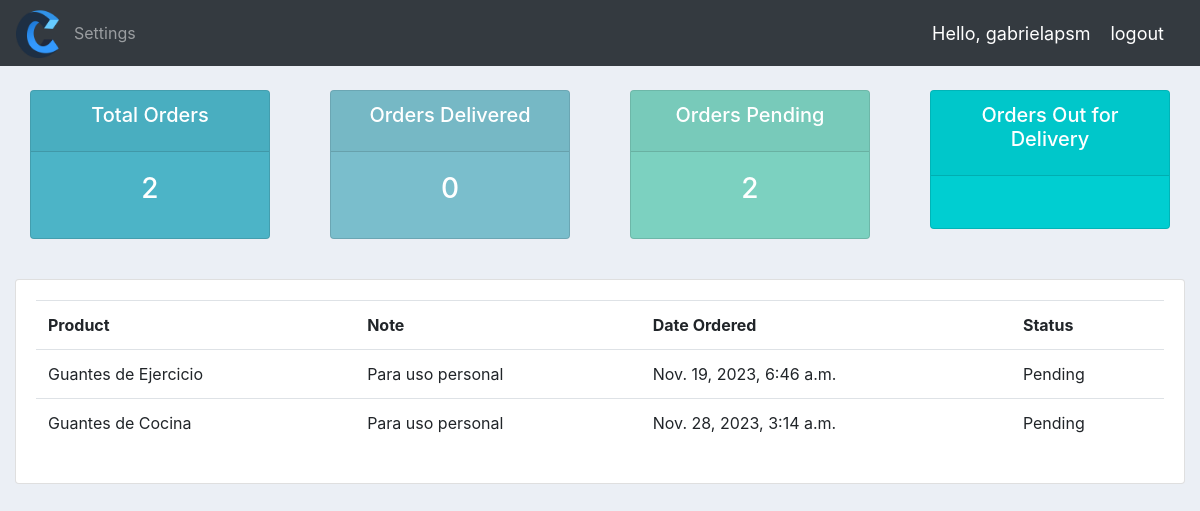
Screenshot of /user/ (signed in) with the database file from the repository.
### accounts/models.py (models this page shows)
class Order(Model):
    customer = models.ForeignKey(Customer, null=True, on_delete= models.SET_NULL)
    product = models.ForeignKey(Product, null=True, on_delete= models.SET_NULL)
    quantity = models.IntegerField(null=True)
    STATUS = (
                ('Pending','Pending'),
                ('Out for delivery','Out for delivery'),
                ('Delivered','Delivered'),
            )
    status = models.CharField(max_length=200, null=True, choices=STATUS)
    date_created = models.DateTimeField(auto_now_add=True, null=True, blank=True)
    note = models.CharField(max_length=1000, null=True, blank=True)
    def __str__(self):
        return self.product.name

class Product(Model):
    CATEGORY = (
                ('Indoor','Indoor'),
                ('Outdoor','Outdoor'),
                ('Mixed','Mixed'),
            )
    name = models.CharField(max_length=200, null=True)
    price = models.FloatField(null=True)
    category = models.CharField(max_length=200, null=True, choices=CATEGORY)
    description = models.CharField(max_length=200, null=True, blank=True)
    date_created = models.DateTimeField(auto_now_add=True, null=True, blank=True)
    tags = models.ManyToManyField(Tag)
    def __str__(self):
        return self.name

### accounts/decorators.py (the view)
        def wrapper_func(request, *args,**kwargs):
            group = None
            if request.user.groups.exists():
                group = request.user.groups.all()[0].name
            if group in allowed_roles:
                return view_func(request, *args,**kwargs)
            else:
                return HttpResponse('You are not authorized to view this page.')

### accounts/views.py (called while the page is built)
@login_required(login_url='login') #people must be logged in to access this page. Otherwise, it'll be redirected to the login page.
@allowed_users(allowed_roles=['customer','admin'])
def userPage(request):
    orders = request.user.customer.order_set.all()
    total_orders = orders.count()
    delivered = orders.filter(status ='Delivered').count()
    pending = orders.filter(status ='Pending').count()
    print('ORDERS:', orders)
    context = {'orders':orders, 'total_orders':total_orders, 'delivered':delivered, 'pending':pending}
    return render(request, 'accounts/user.html', context)

### accounts/templates/accounts/user.html (shortened to what this page needs)
{% extends "accounts/main.html" %}
{% block content %}
{% include "accounts/status.html" %}
    <br>
        <div class="row">
            <div class="col-md">
                <div class="card card-body">
                    <table class="table">
                        <tr>
                            <th>Product</th>
                            <th>Note</th>
                            <th>Date Ordered</th>
                            <th>Status</th>
                        </tr>
                        {% for order in orders %}
                        <tr>
                            <td>{{order.product}}</td>
                            <td>{{order.note}}</td>
                            <td>{{order.date_created}}</td>
                            <td>{{order.status}}</td>
                        </tr>
                        {% endfor %}
                    </table>
                </div>
            </div>
        </div>
{% endblock content %}

### accounts/templates/accounts/navbar.html (shortened to what this page needs)
{% load static%}
<nav class="navbar navbar-expand-lg navbar-dark bg-dark">
  <a href="{% url 'home' %}"><img src="{% static 'images/logo example.png'%}" width="50" height="50"/></a>
  <div class="collapse navbar-collapse" id="navbarNav">
    <ul class="navbar-nav">
      {% if request.user.is_staff %}
      <li class="nav-item active">
        <a class="nav-link active" href="{% url 'home' %}">Dashboard</a>
      </li>
      <li class="nav-item">
        <a class="nav-link" href="{% url 'products' %}">Products</a>
      </li>
      {% else %}
      <li class="nav-item">
        <a class="nav-link" href="{% url 'accountSettingsCustomer' %}">Settings</a>
      </li>
      {% endif %}
    </ul>
  </div>
  <span class="logout-msg">Hello, {{request.user}}</span>
  <span><a  class="logout-msg" href="{% url 'logout' %}">logout</a></span>
</nav>

### static/CSS/main.css (style rules this page uses)
body { background-color: #ebeff5; }

### accounts/templates/accounts/navbar.html (style rules this page uses)
.logout-msg { font-size: 18px; color: #fff; margin-right: 20px; }

### rows the page displays
Order: product "Guantes de Ejercicio", note "Para uso personal", date_created "Nov. 19, 2023, 6:46 a.m.", status "Pending"
Order: product "Guantes de Cocina", note "Para uso personal", date_created "Nov. 28, 2023, 3:14 a.m.", status "Pending"

### other values shown
{{ request.user }} "gabrielapsm"
{{ total_orders }} "2"
{{ delivered }} "0"
{{ pending }} "2"
